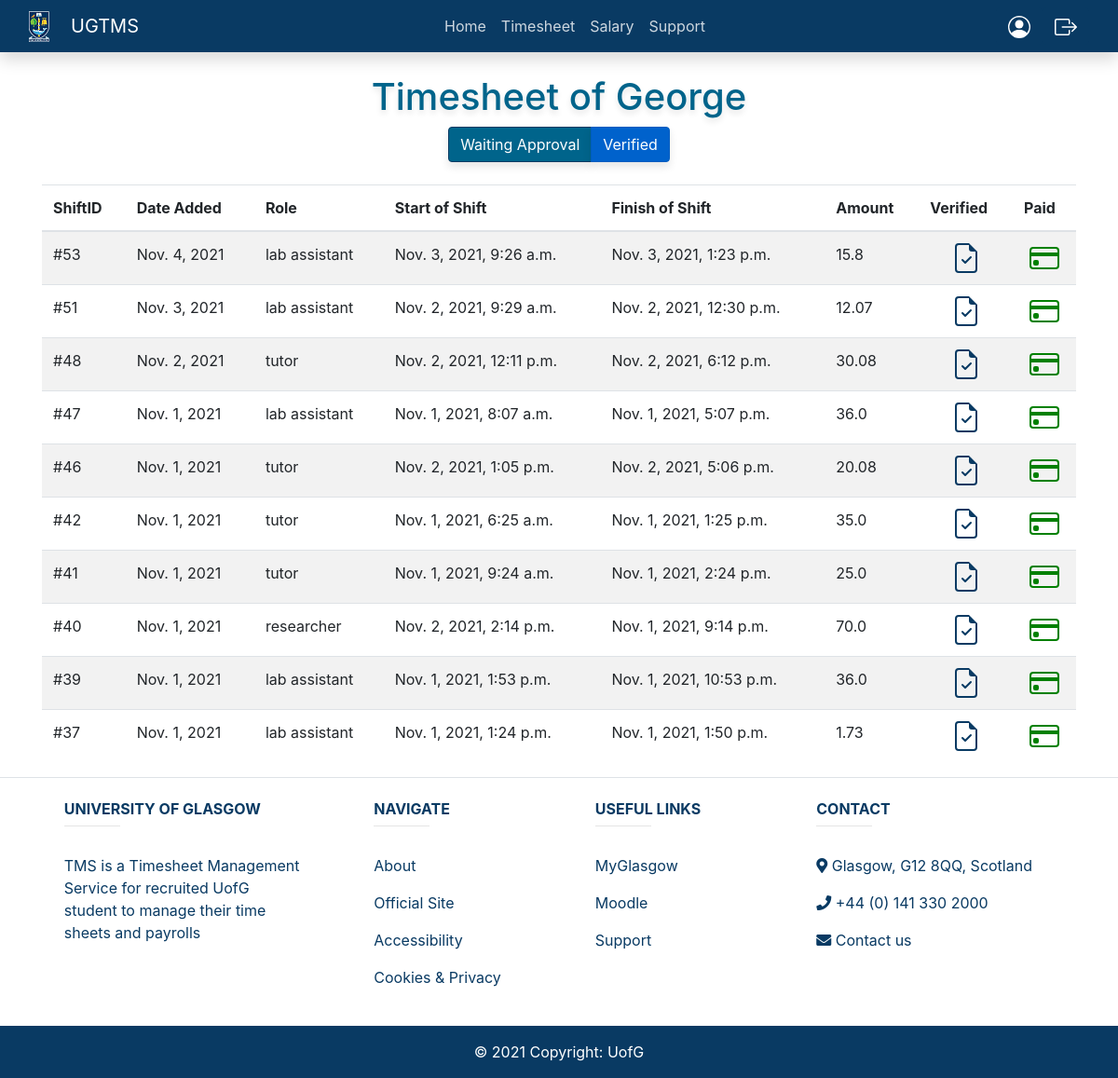
The page /verified_shifts (signed in) on the database as committed earlier.
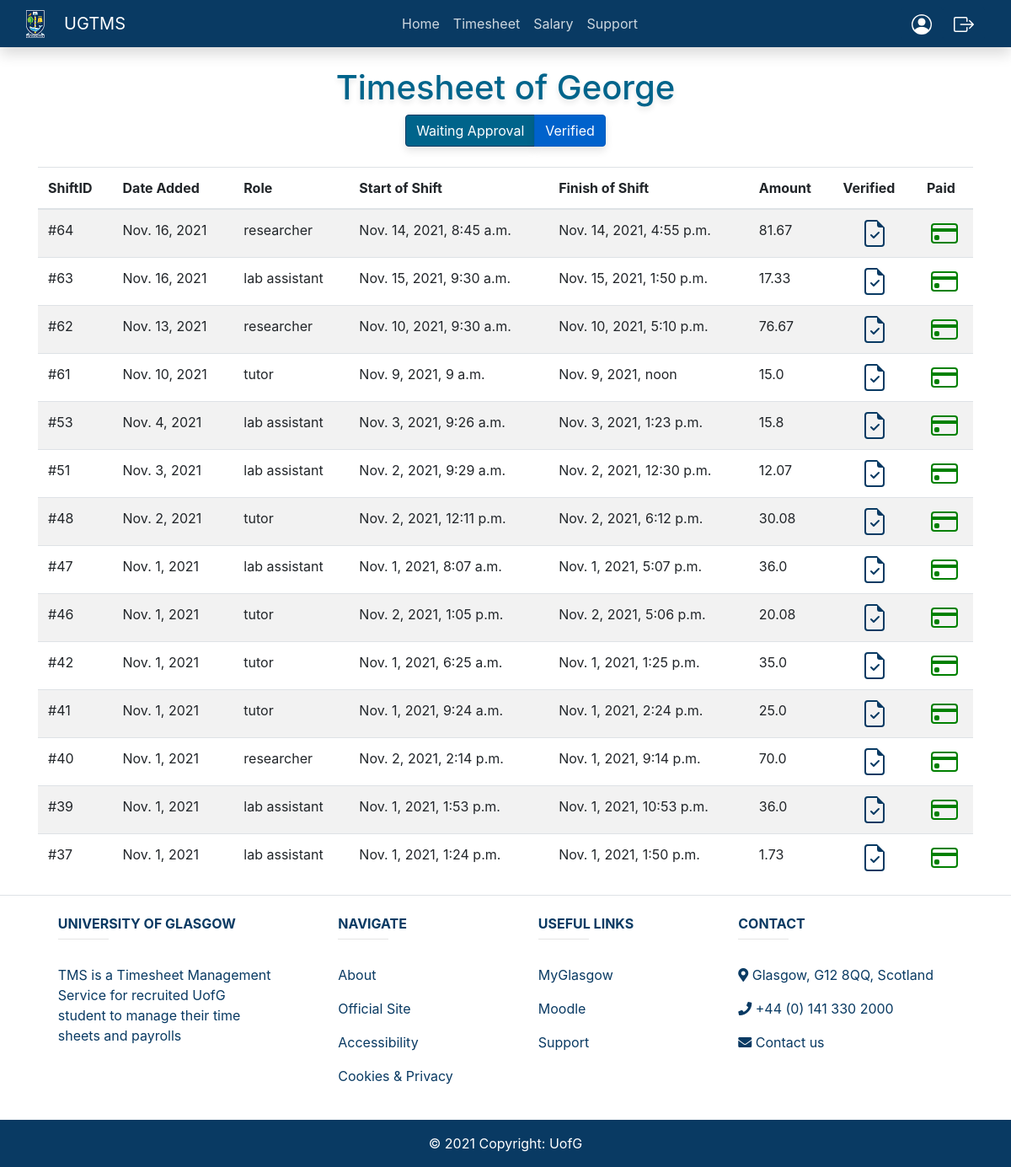
The same page on the database as committed later.
### timesheet/models.py (models this page shows, shortened)
class Shift(models.Model):
    studentID = models.ForeignKey(User, blank=True, null=True, on_delete=models.CASCADE)
    date = models.DateTimeField('Date added', auto_now_add=True)
    role = models.ForeignKey(Roles, null=True, on_delete=models.SET_NULL)
    startHour = models.DateTimeField('Time started working')
    endHour = models.DateTimeField('Time finished working')
    verified = models.BooleanField(default=False)
    paid = models.BooleanField(default=False)
    def payment(self):
        time = self.endHour - self.startHour                                 #calculate time working
        payment = round(self.role.hourlyPay * time.seconds / 60 / 60,2)      #hourlyPay * hours worked, rounded for 2 demicals
        return payment

class Roles(models.Model):
    name = models.CharField('Type of role', max_length=120)
    hourlyPay = models.IntegerField('Payment per hour for a role')
    def __str__(self):
        return self.name

### timesheet/views.py (the view)
# urls.py: path('verified_shifts', views.verified_shifts, name="verified-shifts"),
def verified_shifts(request):
    shifts = Shift.objects.all().order_by('-date')
    return render(request, 'timesheet/verified_shifts.html', {'shifts': shifts})

### members/models.py (called while the page is built)
    def __str__(self):
        return str(self.name)

### timesheet/templatetags/has_role.py (called while the page is built)
@register.filter(name='has_role')
def has_role(user,role_name):
    userRole = str(user.userprofile.title)
    if userRole == role_name:
        return True
    else:
        return False

### templates/timesheet/verified_shifts.html (shortened to what this page needs)
{% extends 'timesheet/base.html' %}
{% block content %}
<center>
<br>
<div class="container">
    <h1>Timesheet of {{ user }}</h1>
    <div class="btn-group">
          <a href="{% url 'shifts' %}" class="btn btn-primary">Waiting Approval</a>
          <a href="{% url 'verified-shifts' %}" class="btn btn-primary active" aria-current="page">Verified</a>
    </div>
    <br/> <br/>
    <table class="table table-striped">
      <thead>
        <tr>
            <th scope="col">ShiftID</th>
            <th scope="col">Date Added</th>
            <th scope="col">Role</th>
            <th scope="col">Start of Shift</th>
            <th scope="col">Finish of Shift</th>
            <th scope="col">Amount</th>
            <th scope="col">Verified</th>
            <th scope="col">Paid</th>
        </tr>
      </thead>
        {% for shift in shifts %}
            {% if user == shift.studentID %}
                {% if shift.verified %}
                    <tr>
                        <td>
                        #{{ shift.id }}
                        </td>
                        <td>
                        {{ shift.date.date }}
                        </td>
                        <td>
                        {{ shift.role }}
                        </td>
                        <td>
                        {{ shift.startHour }}
                        </td>
                        <td>
                        {{ shift.endHour }}
                        </td>
                        <td>
                        {{ shift.payment }}
                        </td>
                        <td align="center">
                            <a href="{% url 'verify-shift' shift.id %}">
                            </a>
                        </td>
                        <td align="center">
                            <a href="{% url 'pay-shift' shift.id %}">
                            </a>
                        </td>
                    </tr>
                {% endif %}
            {% endif %}
        {% endfor %}
    </table>
</div>
</center>
{% endblock %}

Rows that differ between the two databases and show on the page:
added Shift: id "64", date "Nov. 16, 2021", role "researcher", startHour "Nov. 14, 2021, 8:45 a.m.", endHour "Nov. 14, 2021, 4:55 p.m.", payment "81.67", paid True (drawn)
added Shift: id "63", date "Nov. 16, 2021", role "lab assistant", startHour "Nov. 15, 2021, 9:30 a.m.", endHour "Nov. 15, 2021, 1:50 p.m.", payment "17.33", paid True (drawn)
now on this page (row edited): Shift: id "62", date "Nov. 13, 2021", role "researcher", startHour "Nov. 10, 2021, 9:30 a.m.", endHour "Nov. 10, 2021, 5:10 p.m.", payment "76.67", paid True (drawn)
now on this page (row edited): Shift: id "61", date "Nov. 10, 2021", role "tutor", startHour "Nov. 9, 2021, 9 a.m.", endHour "Nov. 9, 2021, noon", payment "15.0", paid True (drawn)
